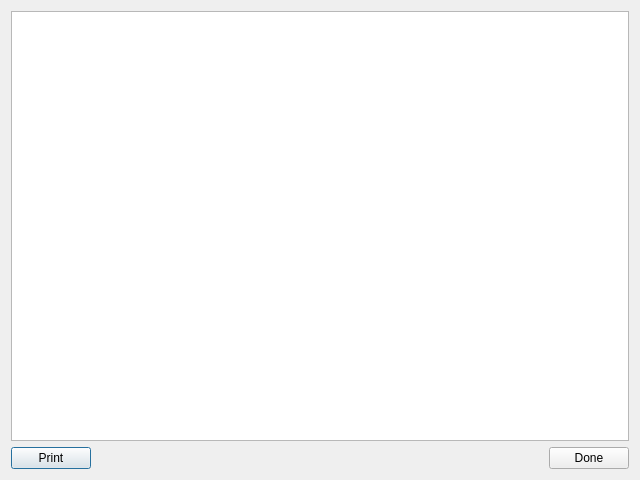
<?xml version="1.0" encoding="UTF-8"?>
<ui version="4.0">
 <class>Dialog_view</class>
 <widget class="QDialog" name="Dialog_view">
  <property name="geometry">
   <rect>
    <x>0</x>
    <y>0</y>
    <width>640</width>
    <height>480</height>
   </rect>
  </property>
  <property name="windowTitle">
   <string>Dialog</string>
  </property>
  <layout class="QVBoxLayout" name="verticalLayout">
   <item>
    <widget class="QPlainTextEdit" name="plainTextEdit">
     <property name="readOnly">
      <bool>true</bool>
     </property>
    </widget>
   </item>
   <item>
    <layout class="QHBoxLayout" name="horizontalLayout_buttons">
     <item>
      <widget class="QPushButton" name="pushButton_print">
       <property name="text">
        <string>Print</string>
       </property>
      </widget>
     </item>
     <item>
      <spacer name="horizontalSpacer_buttons">
       <property name="orientation">
        <enum>Qt::Horizontal</enum>
       </property>
       <property name="sizeHint" stdset="0">
        <size>
         <width>40</width>
         <height>20</height>
        </size>
       </property>
      </spacer>
     </item>
     <item>
      <widget class="QPushButton" name="pushButton_done">
       <property name="text">
        <string>Done</string>
       </property>
      </widget>
     </item>
    </layout>
   </item>
  </layout>
 </widget>
 <resources/>
 <connections/>
</ui>
